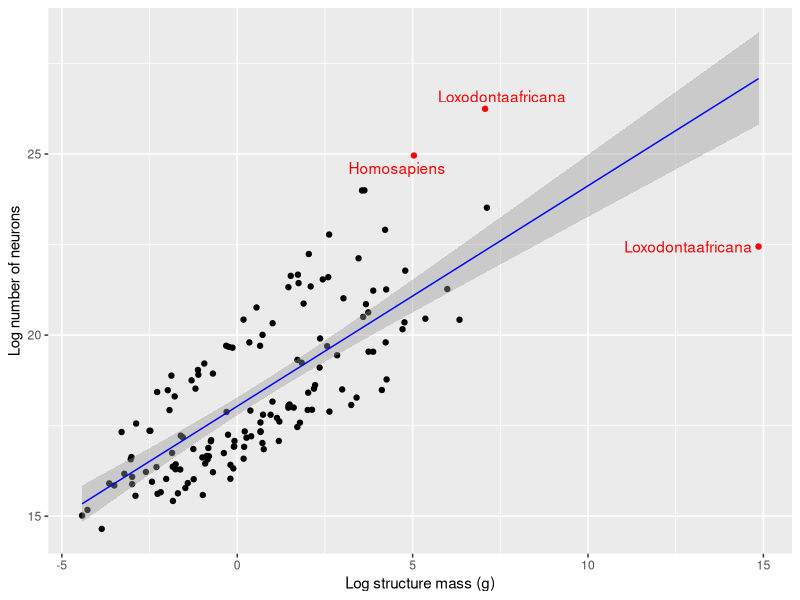
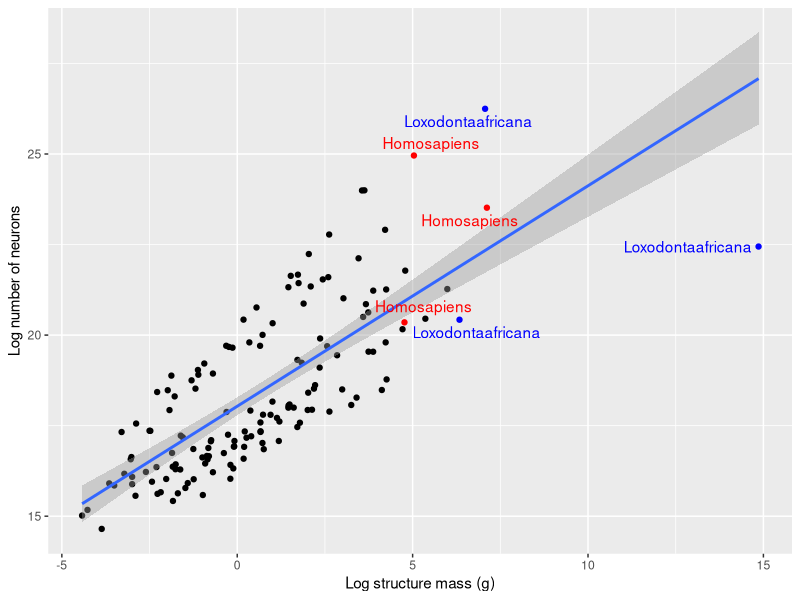
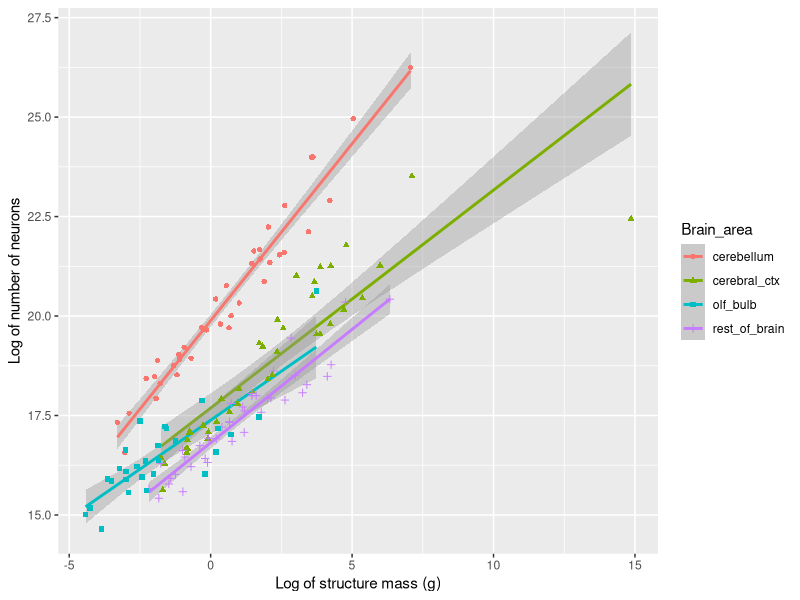
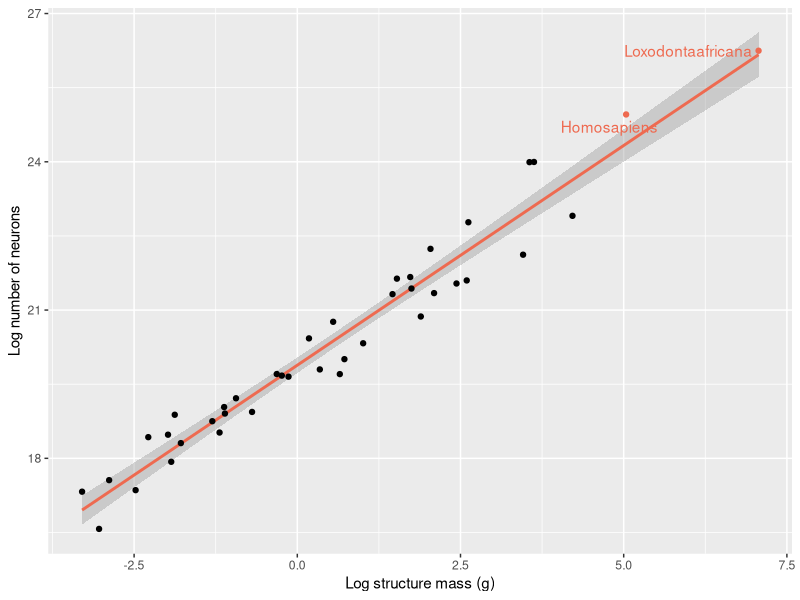
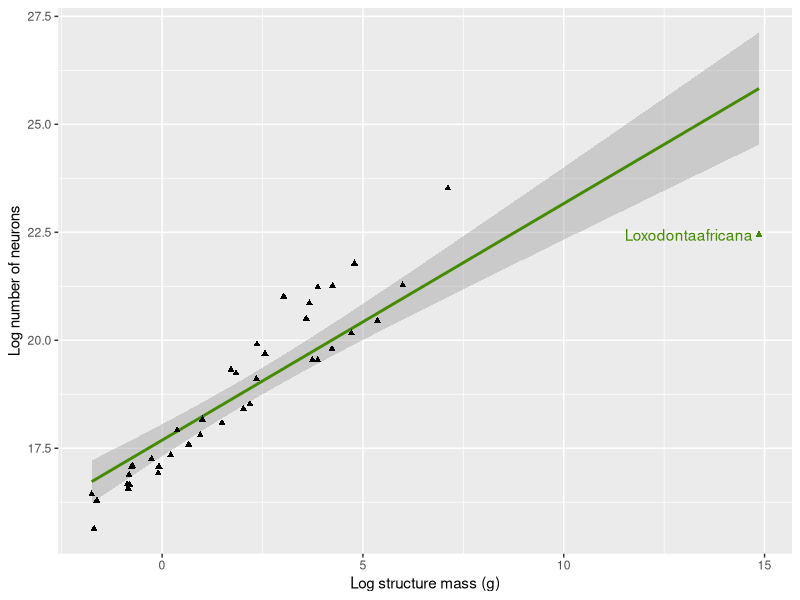
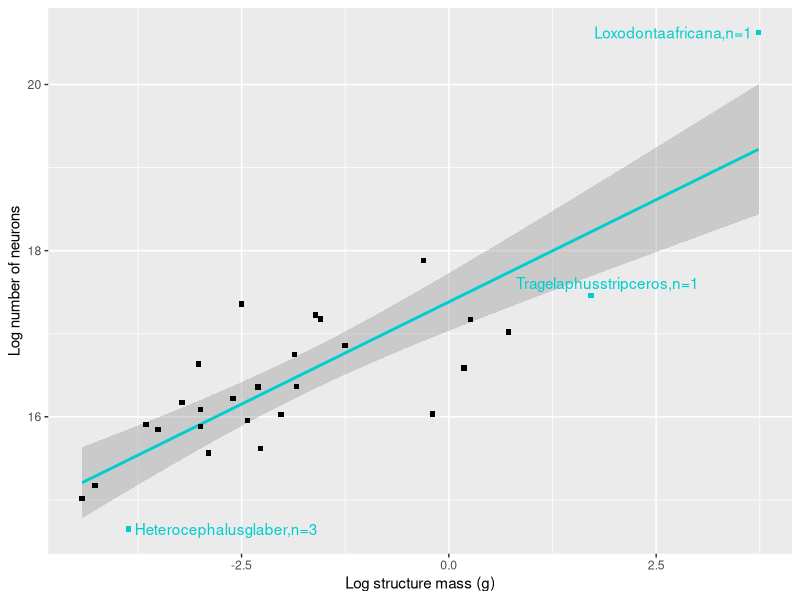
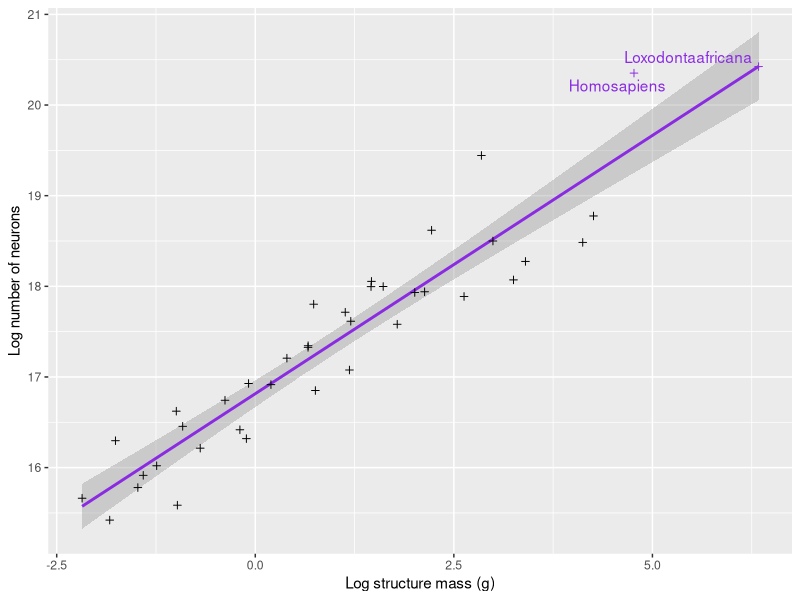
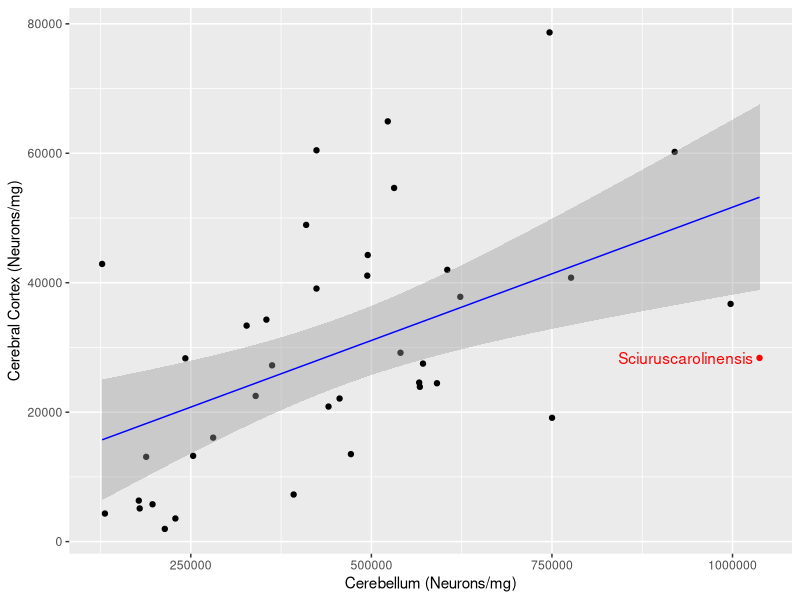

Recreate these plots in R, in order.
## ---- chunk 1
knitr::opts_chunk$set(echo = TRUE)
library(ggplot2)
library(magrittr)
library(gdata)
library(ggrepel)
library(dplyr)
## ---- chunk 2
#load data

hh <- read.csv("../data/cleaned/herculano-houtzel-all.csv")

#Separating different brain areas

cerebellum_dat <- hh[which(hh$Brain_area == 'cerebellum'),]
cerebral_ctx_dat <- hh[which(hh$Brain_area == 'cerebral_ctx'), ]
olf_bulb_dat <- hh[which(hh$Brain_area == 'olf_bulb'), ]
whole_brain_dat <- hh[which(hh$Brain_area == 'whole_brain'), ]
rest_of_brain_dat <- hh[which(hh$Brain_area == 'rest_of_brain'), ]

## ---- chunk 3

#define reg_func for abline

reg_func <- lm(log(N_neurons) ~ log(Mass_g), data = hh)
coeff = coefficients(reg_func)
slp = round(coeff[2],1)
inp = round(coeff[1],1)

#equation of the regression line

eq = paste0("y = ", slp, "*x + ", inp)
## ---- chunk 4

#define x and y axis variables

wt <- log(hh$Mass_g)
neur <- log(hh$N_neurons)

#Define the upper and lower limit of outliers for x- and y-axes

##Defining Q1, Q3, upperlimit, and lowerlimit of x-axis (Mass(g))

Quart_for_wt <- quantile(wt)

Q3_for_wt <- Quart_for_wt[4]
Q1_for_wt <- Quart_for_wt[2]

upperlimit_for_wt <- Q3_for_wt + 1.5*IQR(wt)
lowerlimit_for_wt <- Q1_for_wt - 1.5*IQR(wt)

#Defining Q1, Q3, upperlimit, and lowerlimit of x-axis (Mass(g))

Quart_for_neur <- quantile(neur)

Q3_for_neur <- Quart_for_neur[4]
Q1_for_neur <- Quart_for_neur[2]

upperlimit_for_neur <- Q3_for_neur + 1.5*IQR(neur)
lowerlimit_for_neur <- Q1_for_neur - 1.5*IQR(neur)

#Plot the data with outliers

hh %>%
    ggplot() +
    aes(x = wt, y = neur) +
    labs(x = "Log structure mass (g)", y = "Log number of neurons") +
    geom_point(col = ifelse((wt > upperlimit_for_wt | 
                               neur > upperlimit_for_neur | 
                               wt < lowerlimit_for_wt | 
                               neur < lowerlimit_for_neur), "red", "black")) +
    geom_smooth(method = "lm" ,color = "blue", size = 0.5) +
    geom_text_repel(aes(label = ifelse((wt > upperlimit_for_wt | 
                                          neur> upperlimit_for_neur | 
                                          wt < lowerlimit_for_wt | 
                                          neur < lowerlimit_for_neur), 
                                       paste0(Species), "")), col = "red")
## ---- chunk 5

centerText(eq)

## ---- chunk 6
#plot same data with 'homosapiens' and 'loxodontaafricans' labelled

hh %>%
    ggplot() +
    aes(x = wt, y = neur) +
    labs(x = "Log structure mass (g)", y = "Log number of neurons") +
    geom_point(col = ifelse(hh$Species == "Homosapiens", "red",
                            (ifelse(hh$Species == "Loxodontaafricana", "blue", "black")))) +
    #geom_abline(intercept = inp, slope = slp, color = "blue", size = 0.5) +
    geom_smooth(method="lm") +
    geom_text_repel(aes(label = ifelse(hh$Species == "Homosapiens", paste0(Species),
                                (ifelse(hh$Species == "Loxodontaafricana", paste0(Species), "")))),
                                      col = ifelse(hh$Species == "Homosapiens", "red",
                                            (ifelse(hh$Species == "Loxodontaafricana", "blue", "black"))))

## ---- chunk 7
# Plot with diff shape, color for brain areas
# Worked on in lab meeting 2017-10-19
hh %>%
  select(Species, Mass_g, N_neurons, Brain_area) %>%
  group_by(Species) %>% 
  # mutate(Whole_brain_g = sum(Mass_g), Whole_brain_n = sum(N_neurons)) %>%
  ggplot() +
  aes(x=log(Mass_g), y=log(N_neurons), shape=Brain_area, color=Brain_area) +
  labs(x = "Log of structure mass (g)", y = "Log of number of neurons") +
  geom_smooth(method = "lm") +
  geom_point()
## ---- chunk 8

#Take logs for neurons and mass

cerebellum_mass <- log(cerebellum_dat$Mass_g)
cerebellum_neur <- log(cerebellum_dat$N_neurons)

#Define quartiles for cerebellum data points

Quartile_cerebellum_mass <- quantile(cerebellum_mass)
Quartile_cerebellum_neurons <- quantile(cerebellum_neur)

#Define Q1 and Q3 for Mass_g and N_neurons

cerebellum_q1_mass <- Quartile_cerebellum_mass[2]
cerebellum_q3_mass <- Quartile_cerebellum_mass[4]

cerebellum_q1_neurons <- Quartile_cerebellum_neurons[2]
cerebellum_q3_neurons <- Quartile_cerebellum_neurons[4]

#Define the upper and lower limits for outliers

UL_cerebellum_mass <- cerebellum_q3_mass + IQR(cerebellum_mass)
LL_cerebellum_mass <- cerebellum_q1_mass - IQR(cerebellum_mass)

UL_cerebellum_neurons <- cerebellum_q3_neurons + IQR(cerebellum_neur)
LL_cerebellum_neurons <- cerebellum_q1_neurons - IQR(cerebellum_neur)

#Plot for cerebellum data only and finding only its outliers

cerebellum_dat %>%
  ggplot()+
  aes(x = cerebellum_mass, y = cerebellum_neur) +
  labs(x = "Log structure mass (g)", y = "Log number of neurons") +
  geom_smooth(method = "lm", col = "coral2") +
  geom_point(col = ifelse(cerebellum_mass > UL_cerebellum_mass |
                          cerebellum_neur > UL_cerebellum_neurons |
                          cerebellum_mass < LL_cerebellum_mass |
                          cerebellum_neur < LL_cerebellum_neurons, "coral2", "black")) +
  geom_text_repel(aes(label = ifelse(cerebellum_mass > UL_cerebellum_mass |
                          cerebellum_neur > UL_cerebellum_neurons |
                          cerebellum_mass < LL_cerebellum_mass |
                          cerebellum_neur < LL_cerebellum_neurons, paste(cerebellum_dat$Species), "")),
                                      col = ifelse(cerebellum_mass > UL_cerebellum_mass |
                          cerebellum_neur > UL_cerebellum_neurons |
                          cerebellum_mass < LL_cerebellum_mass |
                          cerebellum_neur < LL_cerebellum_neurons, "coral2", "black"))
## ---- chunk 9

#Take logs for neurons and mass

cerebral_ctx_mass <- log(cerebral_ctx_dat$Mass_g)
cerebral_ctx_neur <- log(cerebral_ctx_dat$N_neurons)

#Define quartiles for cerebellum data points

Quartile_cerebral_ctx_mass <- quantile(cerebral_ctx_mass)
Quartile_cerebral_ctx_neurons <- quantile(cerebral_ctx_neur)

#Define Q1 and Q3 for Mass_g and N_neurons

cerebral_ctx_q1_mass <- Quartile_cerebral_ctx_mass[2]
cerebral_ctx_q3_mass <- Quartile_cerebral_ctx_mass[4]

cerebral_ctx_q1_neurons <- Quartile_cerebral_ctx_neurons[2]
cerebral_ctx_q3_neurons <- Quartile_cerebral_ctx_neurons[4]

#Define the upper and lower limits for outliers

UL_cerebral_ctx_mass <- cerebral_ctx_q3_mass + IQR(cerebral_ctx_mass)
LL_cerebral_ctx_mass <- cerebral_ctx_q1_mass - IQR(cerebral_ctx_mass)

UL_cerebral_ctx_neurons <- cerebral_ctx_q3_neurons + IQR(cerebral_ctx_neur)
LL_cerebral_ctx_neurons <- cerebral_ctx_q1_neurons - IQR(cerebral_ctx_neur)

#Plot for cerebellum data only and finding only its outliers

cerebral_ctx_dat %>%
  ggplot()+
  aes(x = cerebral_ctx_mass, y = cerebral_ctx_neur) +
  labs(x = "Log structure mass (g)", y = "Log number of neurons") +
  geom_smooth(method = "lm", col = "chartreuse4") +
  geom_point(col = ifelse(cerebral_ctx_mass > UL_cerebral_ctx_mass |
                          cerebral_ctx_neur > UL_cerebral_ctx_neurons |
                          cerebral_ctx_mass < LL_cerebral_ctx_mass |
                          cerebral_ctx_neur < LL_cerebral_ctx_neurons, "chartreuse4", "black"), shape = 17) +
  geom_text_repel(aes(label = ifelse(cerebral_ctx_mass > UL_cerebral_ctx_mass |
                          cerebral_ctx_neur > UL_cerebral_ctx_neurons |
                          cerebral_ctx_mass < LL_cerebral_ctx_mass |
                          cerebral_ctx_neur < LL_cerebral_ctx_neurons, paste(cerebral_ctx_dat$Species), "")),
                                      col = ifelse(cerebral_ctx_mass > UL_cerebral_ctx_mass |
                          cerebral_ctx_neur > UL_cerebral_ctx_neurons |
                          cerebral_ctx_mass < LL_cerebral_ctx_mass |
                          cerebral_ctx_neur < LL_cerebral_ctx_neurons, "chartreuse4", "black"))
## ---- chunk 10

#Take logs for neurons and mass

olf_bulb_mass <- log(olf_bulb_dat$Mass_g)
olf_bulb_neur <- log(olf_bulb_dat$N_neurons)

#Define quartiles for cerebellum data points

Quartile_olf_bulb_mass <- quantile(olf_bulb_mass)
Quartile_olf_bulb_neurons <- quantile(olf_bulb_neur)

#Define Q1 and Q3 for Mass_g and N_neurons

olf_bulb_q1_mass <- Quartile_olf_bulb_mass[2]
olf_bulb_q3_mass <- Quartile_olf_bulb_mass[4]

olf_bulb_q1_neurons <- Quartile_olf_bulb_neurons[2]
olf_bulb_q3_neurons <- Quartile_olf_bulb_neurons[4]

#Define the upper and lower limits for outliers

UL_olf_bulb_mass <- olf_bulb_q3_mass + IQR(olf_bulb_mass)
LL_olf_bulb_mass <- olf_bulb_q1_mass - IQR(olf_bulb_mass)

UL_olf_bulb_neurons <- olf_bulb_q3_neurons + IQR(olf_bulb_neur)
LL_olf_bulb_neurons <- olf_bulb_q1_neurons - IQR(olf_bulb_neur)

#Plot for cerebellum data only and finding only its outliers

olf_bulb_dat %>%
  ggplot()+
  aes(x = olf_bulb_mass, y = olf_bulb_neur) +
  labs(x = "Log structure mass (g)", y = "Log number of neurons") +
  geom_smooth(method = "lm", col = "cyan3") +
  geom_point(col = ifelse(olf_bulb_mass > UL_olf_bulb_mass |
                          olf_bulb_neur > UL_olf_bulb_neurons |
                          olf_bulb_mass < LL_olf_bulb_mass |
                          olf_bulb_neur < LL_olf_bulb_neurons, "cyan3", "black"), shape = 15) +
  geom_text_repel(aes(label = ifelse(olf_bulb_mass > UL_olf_bulb_mass |
                          olf_bulb_neur > UL_olf_bulb_neurons |
                          olf_bulb_mass < LL_olf_bulb_mass |
                          olf_bulb_neur < LL_olf_bulb_neurons, paste(olf_bulb_dat$Species), "")),
                                      col = ifelse(olf_bulb_mass > UL_olf_bulb_mass |
                          olf_bulb_neur > UL_olf_bulb_neurons |
                          olf_bulb_mass < LL_olf_bulb_mass |
                          olf_bulb_neur < LL_olf_bulb_neurons, "cyan3", "black"))
## ---- chunk 11

#Take logs for neurons and mass

rest_of_brain_mass <- log(rest_of_brain_dat$Mass_g)
rest_of_brain_neur <- log(rest_of_brain_dat$N_neurons)

#Define quartiles for cerebellum data points

Quartile_rest_of_brain_mass <- quantile(rest_of_brain_mass)
Quartile_rest_of_brain_neurons <- quantile(rest_of_brain_neur)

#Define Q1 and Q3 for Mass_g and N_neurons

rest_of_brain_q1_mass <- Quartile_rest_of_brain_mass[2]
rest_of_brain_q3_mass <- Quartile_rest_of_brain_mass[4]

rest_of_brain_q1_neurons <- Quartile_rest_of_brain_neurons[2]
rest_of_brain_q3_neurons <- Quartile_rest_of_brain_neurons[4]

#Define the upper and lower limits for outliers

UL_rest_of_brain_mass <- rest_of_brain_q3_mass + IQR(rest_of_brain_mass)
LL_rest_of_brain_mass <- rest_of_brain_q1_mass - IQR(rest_of_brain_mass)

UL_rest_of_brain_neurons <- rest_of_brain_q3_neurons + IQR(rest_of_brain_neur)
LL_rest_of_brain_neurons <- rest_of_brain_q1_neurons - IQR(rest_of_brain_neur)

#Plot for cerebellum data only and finding only its outliers

rest_of_brain_dat %>%
  ggplot()+
  aes(x = rest_of_brain_mass, y = rest_of_brain_neur) +
  labs(x = "Log structure mass (g)", y = "Log number of neurons") +
  geom_smooth(method = "lm", col = "blueviolet") +
  geom_point(col = ifelse(rest_of_brain_mass > UL_rest_of_brain_mass |
                          rest_of_brain_neur > UL_rest_of_brain_neurons |
                          rest_of_brain_mass < LL_rest_of_brain_mass |
                          rest_of_brain_neur < LL_rest_of_brain_neurons, "blueviolet", "black"), shape = 3) +
  geom_text_repel(aes(label = ifelse(rest_of_brain_mass > UL_rest_of_brain_mass |
                          rest_of_brain_neur > UL_rest_of_brain_neurons |
                          rest_of_brain_mass < LL_rest_of_brain_mass |
                          rest_of_brain_neur < LL_rest_of_brain_neurons, paste(rest_of_brain_dat$Species), "")),
                                      col = ifelse(rest_of_brain_mass > UL_rest_of_brain_mass |
                          rest_of_brain_neur > UL_rest_of_brain_neurons |
                          rest_of_brain_mass < LL_rest_of_brain_mass |
                          rest_of_brain_neur < LL_rest_of_brain_neurons, "blueviolet", "black"))
## ---- chunk 12

# newdataset <- hh %>% select(Brain_area, Species, N_neurons)
# newdataset <- newdataset[!(newdataset$Brain_area == "rest_of_brain" | newdataset$Brain_area == "olf_bulb"), ]
# newdataset <- newdataset %>% group_by(newdataset$Brain_area)
# newdataset
## ---- chunk 13

#define a new dataset for this plot

cerebellum_neurons_permg <- data.frame(cerebellum_dat$Species, cerebellum_dat$Neurons_per_mg)
cerebral_ctx_neurons_permg <- data.frame(cerebral_ctx_dat$Species, cerebral_ctx_dat$Neurons_per_mg)
cerebellum_neurons_permg <- cerebellum_neurons_permg[-15, ]

Neurons_per_mg_of_two <- data.frame(cerebral_ctx_neurons_permg, cerebellum_neurons_permg$cerebellum_dat.Neurons_per_mg)
names(Neurons_per_mg_of_two) <- c("Species", "cerebral_ctx1", "cerebellum1")

#Creating slope and intercept

# reg_func1 <- lm(cerebral_ctx1 ~ cerebellum1, data = Neurons_per_mg_of_two)
# coeff1 = coefficients(reg_func1)
# slp1 = coeff1[2]
# inp1 = coeff1[1]

#Define the upper and lower limit of outliers for x- and y-axes

##Defining Q1, Q3, upperlimit, and lowerlimit of x-axis (cerebellum)

Quart_for_cerebellum1 <- quantile(Neurons_per_mg_of_two$cerebellum1)

Q3_for_cerebellum1 <- Quart_for_cerebellum1[4]
Q1_for_cerebellum1 <- Quart_for_cerebellum1[2]

upperlimit_for_cerebellum1 <- Q3_for_cerebellum1 + 1.5*IQR(Neurons_per_mg_of_two$cerebellum1)
lowerlimit_for_cerebellum1 <- Q1_for_cerebellum1 - 1.5*IQR(Neurons_per_mg_of_two$cerebellum1)

#Defining Q1, Q3, upperlimit, and lowerlimit of x-axis (cerebral cortex)

Quart_for_cerebral_ctx1 <- quantile(Neurons_per_mg_of_two$cerebral_ctx1)

Q3_for_cerebral_ctx1 <- Quart_for_cerebral_ctx1[4]
Q1_for_cerebral_ctx1 <- Quart_for_cerebral_ctx1[2]

upperlimit_for_cerebral_ctx1 <- Q3_for_cerebral_ctx1 + 1.5*IQR(Neurons_per_mg_of_two$cerebral_ctx1)
lowerlimit_for_cerebral_ctx1 <- Q1_for_cerebral_ctx1 - 1.5*IQR(Neurons_per_mg_of_two$cerebral_ctx1)

#Plot the data with outliers

Neurons_per_mg_of_two %>%
    ggplot() +
    aes(x = Neurons_per_mg_of_two$cerebellum1, y = Neurons_per_mg_of_two$cerebral_ctx1) +
    labs(x = "Cerebellum (Neurons/mg)", y = "Cerebral Cortex (Neurons/mg)") +
    geom_point(col = ifelse((Neurons_per_mg_of_two$cerebellum1 > upperlimit_for_cerebellum1 |
                            Neurons_per_mg_of_two$cerebral_ctx1> upperlimit_for_cerebral_ctx1),
                            "red", "black")) +
    geom_smooth(method = "lm", color = "blue", size = 0.5) +
    geom_text_repel(aes(label = ifelse((Neurons_per_mg_of_two$cerebellum1 > upperlimit_for_cerebellum1 |
                                        Neurons_per_mg_of_two$cerebral_ctx1 > upperlimit_for_cerebral_ctx1 |
                                        Neurons_per_mg_of_two$cerebellum1 < lowerlimit_for_cerebellum1 |
                                        Neurons_per_mg_of_two$cerebral_ctx1 < lowerlimit_for_cerebral_ctx1),
                                        paste0(Species), "")), col = "red")

## ---- chunk 14

#plot same data with only 'homosapiens', 'loxodontaafricans', and 'Sciuruscarolinensis' labelled

Neurons_per_mg_of_two %>%
    ggplot() +
    aes(x = Neurons_per_mg_of_two$cerebellum1, y = Neurons_per_mg_of_two$cerebral_ctx1) +
    labs(x = "Cerebellum (Neurons/mg)", y = "Cerebral Cortex (Neurons/mg)") +
    geom_point(col = ifelse(Neurons_per_mg_of_two$Species == "Homosapiens", "red",
                            (ifelse(Neurons_per_mg_of_two$Species == "Sciuruscarolinensis", "blue",
                            (ifelse(Neurons_per_mg_of_two$Species == "Loxodontaafricana", "green", "black")))))) +
    geom_smooth(method="lm", color = "blue", size = 0.5) +
    geom_text_repel(aes(label = ifelse(Neurons_per_mg_of_two$Species == "Homosapiens", paste0(Species),
                                (ifelse(Neurons_per_mg_of_two$Species == "Sciuruscarolinensis", paste0(Species),
                                (ifelse(Neurons_per_mg_of_two$Species == "Loxodontaafricana", paste0(Species), "")))))),
                                  col = ifelse(Neurons_per_mg_of_two$Species == "Homosapiens", "red",
                                        (ifelse(Neurons_per_mg_of_two$Species == "Sciuruscarolinensis", "blue",
                                        (ifelse(Neurons_per_mg_of_two$Species == "Loxodontaafricana", "green", "black"))))))
